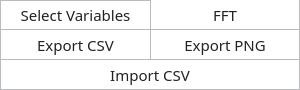
<?xml version="1.0" encoding="UTF-8"?>
<ui version="4.0">
 <class>Form</class>
 <widget class="QWidget" name="Form">
  <property name="geometry">
   <rect>
    <x>0</x>
    <y>0</y>
    <width>300</width>
    <height>90</height>
   </rect>
  </property>
  <property name="sizePolicy">
   <sizepolicy hsizetype="Fixed" vsizetype="Fixed">
    <horstretch>0</horstretch>
    <verstretch>0</verstretch>
   </sizepolicy>
  </property>
  <property name="windowTitle">
   <string>Form</string>
  </property>
  <property name="styleSheet">
   <string notr="true">#Form {
    background:  transparent;
}

QWidget {
	font-family: Droid Sans;
	font-size: 15px;
    color: #212121;
}

QTableWidget::item {
	font-family: Open Sans;
	font-size: 15px;
}
</string>
  </property>
  <layout class="QGridLayout" name="gridLayout_2">
   <property name="leftMargin">
    <number>0</number>
   </property>
   <property name="topMargin">
    <number>0</number>
   </property>
   <property name="rightMargin">
    <number>0</number>
   </property>
   <property name="bottomMargin">
    <number>0</number>
   </property>
   <property name="spacing">
    <number>0</number>
   </property>
   <item row="0" column="0">
    <widget class="QFrame" name="frameContent">
     <property name="sizePolicy">
      <sizepolicy hsizetype="Preferred" vsizetype="Preferred">
       <horstretch>0</horstretch>
       <verstretch>0</verstretch>
      </sizepolicy>
     </property>
     <property name="minimumSize">
      <size>
       <width>0</width>
       <height>0</height>
      </size>
     </property>
     <property name="styleSheet">
      <string notr="true">#frameContent {
	background: white;
}</string>
     </property>
     <property name="frameShape">
      <enum>QFrame::NoFrame</enum>
     </property>
     <property name="frameShadow">
      <enum>QFrame::Raised</enum>
     </property>
     <layout class="QGridLayout" name="gridLayout">
      <property name="leftMargin">
       <number>0</number>
      </property>
      <property name="topMargin">
       <number>0</number>
      </property>
      <property name="rightMargin">
       <number>0</number>
      </property>
      <property name="bottomMargin">
       <number>0</number>
      </property>
      <property name="spacing">
       <number>0</number>
      </property>
      <item row="1" column="0">
       <widget class="QPushButton" name="pushButtonExportCsv">
        <property name="sizePolicy">
         <sizepolicy hsizetype="Preferred" vsizetype="Preferred">
          <horstretch>0</horstretch>
          <verstretch>0</verstretch>
         </sizepolicy>
        </property>
        <property name="minimumSize">
         <size>
          <width>150</width>
          <height>30</height>
         </size>
        </property>
        <property name="maximumSize">
         <size>
          <width>150</width>
          <height>30</height>
         </size>
        </property>
        <property name="styleSheet">
         <string notr="true">QPushButton {	
	background-color: white;	
	border: none; 
	color: #212121;
	border-bottom: 1px solid #BABBBD;
	border-left: 1px solid #BABBBD;
}

QPushButton:hover {
	background-color: #dfe2ec;
	border-style: solid;
	color: black;
}

QPushButton:pressed {
	background-color: #bec5da;
	border-style: solid;
	color: black;
}

QPushButton:disabled {
	background-color: #aaaaaa;
	border: 1px solid #aaaaaa;
}</string>
        </property>
        <property name="text">
         <string>Export CSV</string>
        </property>
       </widget>
      </item>
      <item row="0" column="0">
       <widget class="QPushButton" name="pushButtonSelectVars">
        <property name="sizePolicy">
         <sizepolicy hsizetype="Preferred" vsizetype="Preferred">
          <horstretch>0</horstretch>
          <verstretch>0</verstretch>
         </sizepolicy>
        </property>
        <property name="minimumSize">
         <size>
          <width>150</width>
          <height>30</height>
         </size>
        </property>
        <property name="maximumSize">
         <size>
          <width>150</width>
          <height>30</height>
         </size>
        </property>
        <property name="styleSheet">
         <string notr="true">QPushButton {	
	background-color: white;	
	border: none; 
	border-bottom: 1px solid #BABBBD;
	border-top: 1px solid #BABBBD;
	border-left: 1px solid #BABBBD;
}

QPushButton:hover {
	background-color: #dfe2ec;
	border-style: solid;
	color: black;
}

QPushButton:pressed {
	background-color: #bec5da;
	border-style: solid;
	color: black;
}

QPushButton:disabled {
	background-color: #aaaaaa;
	border: 1px solid #aaaaaa;
}</string>
        </property>
        <property name="text">
         <string>Select Variables</string>
        </property>
       </widget>
      </item>
      <item row="0" column="1">
       <widget class="QPushButton" name="pushButtonComputeFFT">
        <property name="enabled">
         <bool>true</bool>
        </property>
        <property name="sizePolicy">
         <sizepolicy hsizetype="Preferred" vsizetype="Preferred">
          <horstretch>0</horstretch>
          <verstretch>0</verstretch>
         </sizepolicy>
        </property>
        <property name="minimumSize">
         <size>
          <width>150</width>
          <height>30</height>
         </size>
        </property>
        <property name="maximumSize">
         <size>
          <width>150</width>
          <height>30</height>
         </size>
        </property>
        <property name="styleSheet">
         <string notr="true">QPushButton {	
	background-color: white;	
	border: none; 
	color: #212121;
	border-bottom: 1px solid #BABBBD;
	border-left: 1px solid #BABBBD;
	border-right: 1px solid #BABBBD;
}

QPushButton:hover {
	background-color: #dfe2ec;
	border-style: solid;
	color: black;
}

QPushButton:pressed {
	background-color: #bec5da;
	border-style: solid;
	color: black;
}

QPushButton:disabled {
	background-color: #aaaaaa;
	border: 1px solid #aaaaaa;
}</string>
        </property>
        <property name="text">
         <string>FFT</string>
        </property>
       </widget>
      </item>
      <item row="1" column="1">
       <widget class="QPushButton" name="pushButtonExportPng">
        <property name="sizePolicy">
         <sizepolicy hsizetype="Preferred" vsizetype="Preferred">
          <horstretch>0</horstretch>
          <verstretch>0</verstretch>
         </sizepolicy>
        </property>
        <property name="minimumSize">
         <size>
          <width>150</width>
          <height>30</height>
         </size>
        </property>
        <property name="maximumSize">
         <size>
          <width>150</width>
          <height>30</height>
         </size>
        </property>
        <property name="styleSheet">
         <string notr="true">QPushButton {	
	background-color: white;	
	border: none; 
	color: #212121;
	border-bottom: 1px solid #BABBBD;
	border-left: 1px solid #BABBBD;
	border-right: 1px solid #BABBBD;
}

QPushButton:hover {
	background-color: #dfe2ec;
	border-style: solid;
	color: black;
}

QPushButton:pressed {
	background-color: #bec5da;
	border-style: solid;
	color: black;
}

QPushButton:disabled {
	background-color: #aaaaaa;
	border: 1px solid #aaaaaa;
}</string>
        </property>
        <property name="text">
         <string>Export PNG</string>
        </property>
       </widget>
      </item>
      <item row="2" column="0" colspan="2">
       <widget class="QPushButton" name="pushButtonImportCsv">
        <property name="minimumSize">
         <size>
          <width>150</width>
          <height>30</height>
         </size>
        </property>
        <property name="maximumSize">
         <size>
          <width>300</width>
          <height>30</height>
         </size>
        </property>
        <property name="styleSheet">
         <string notr="true">QPushButton {	
	background-color: white;	
	border: none; 
	color: #212121;
	border-bottom: 1px solid #BABBBD;
	border-left: 1px solid #BABBBD;
	border-right: 1px solid #BABBBD;
}

QPushButton:hover {
	background-color: #dfe2ec;
	border-style: solid;
	color: black;
}

QPushButton:pressed {
	background-color: #bec5da;
	border-style: solid;
	color: black;
}

QPushButton:disabled {
	background-color: #aaaaaa;
	border: 1px solid #aaaaaa;
}</string>
        </property>
        <property name="text">
         <string>Import CSV</string>
        </property>
       </widget>
      </item>
     </layout>
    </widget>
   </item>
  </layout>
 </widget>
 <resources>
  <include location="../q_resources.qrc"/>
 </resources>
 <connections/>
</ui>
